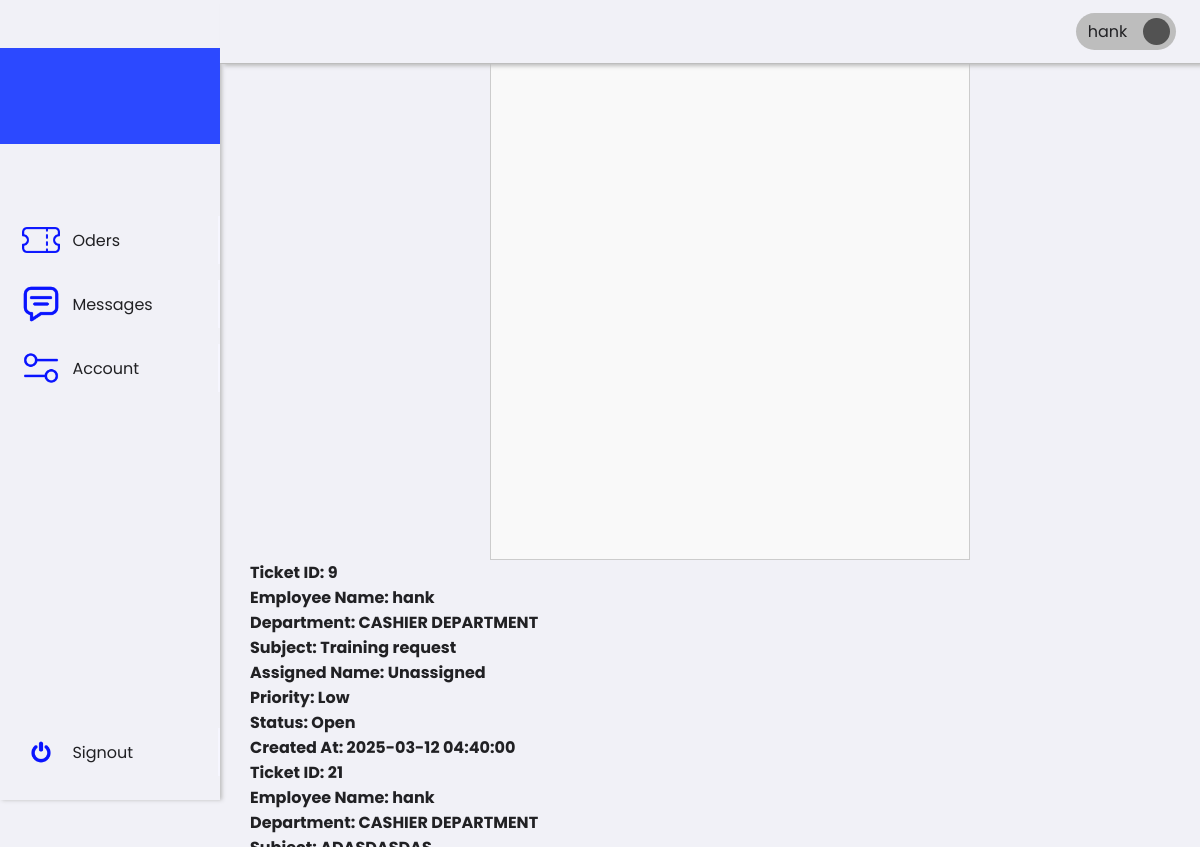
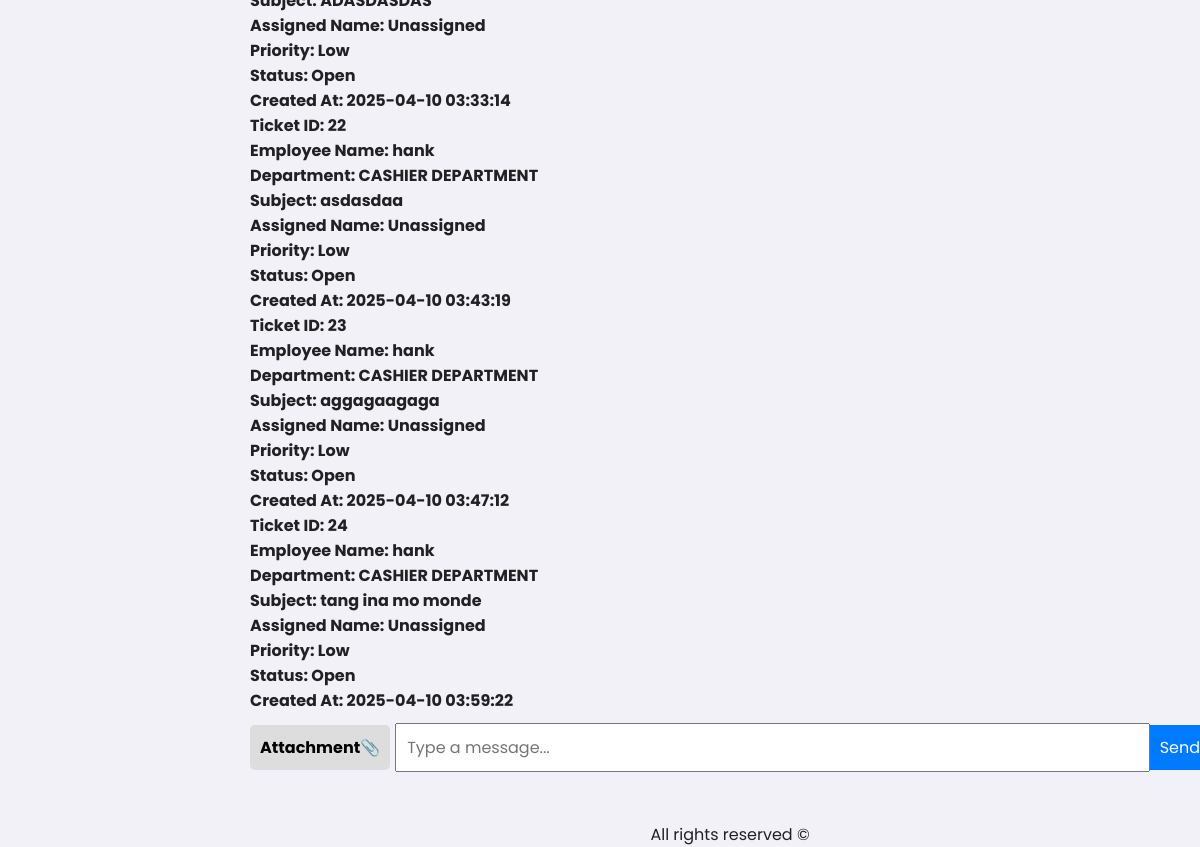
Page /1/hrRep/message.php (signed in) on the earlier database version (2 pictures, top to bottom).
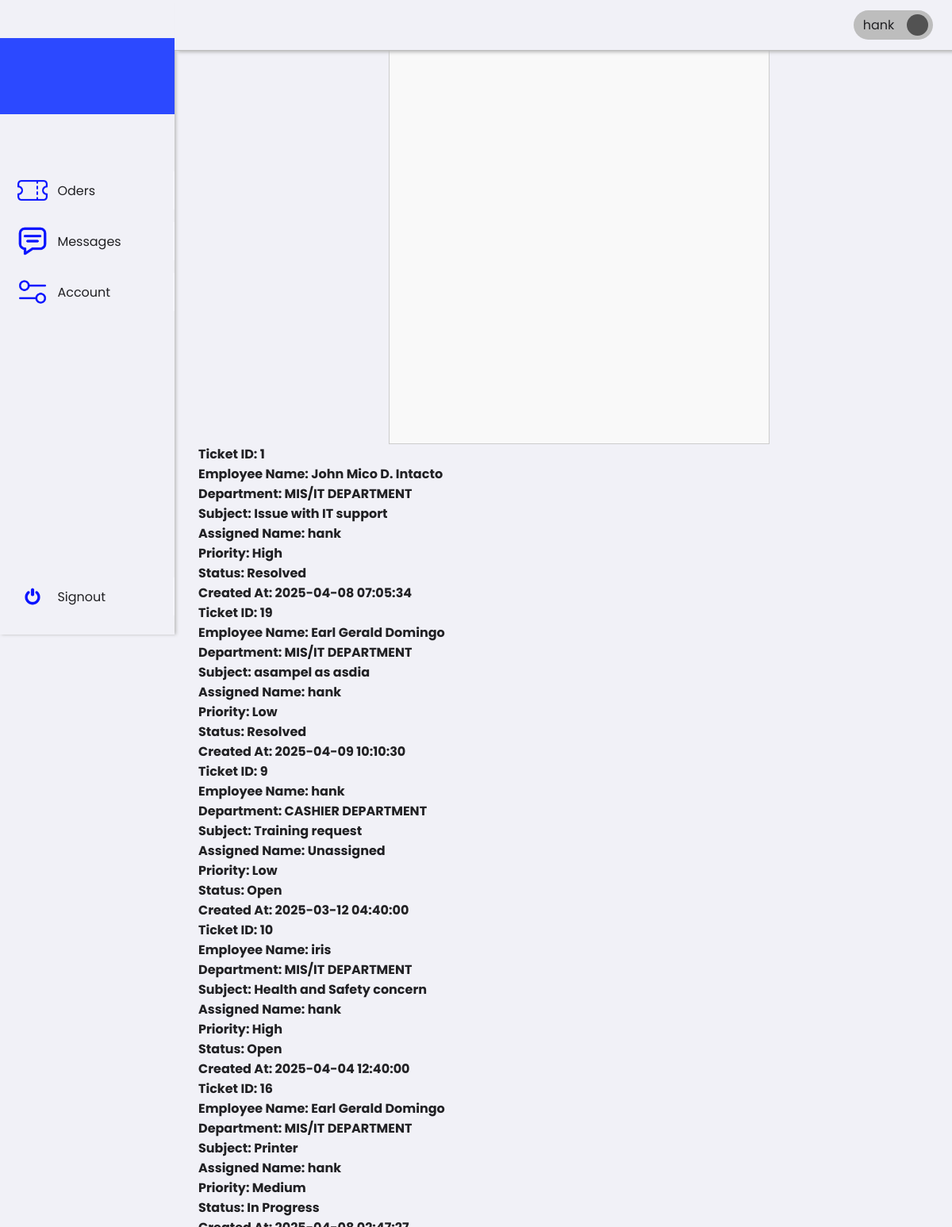
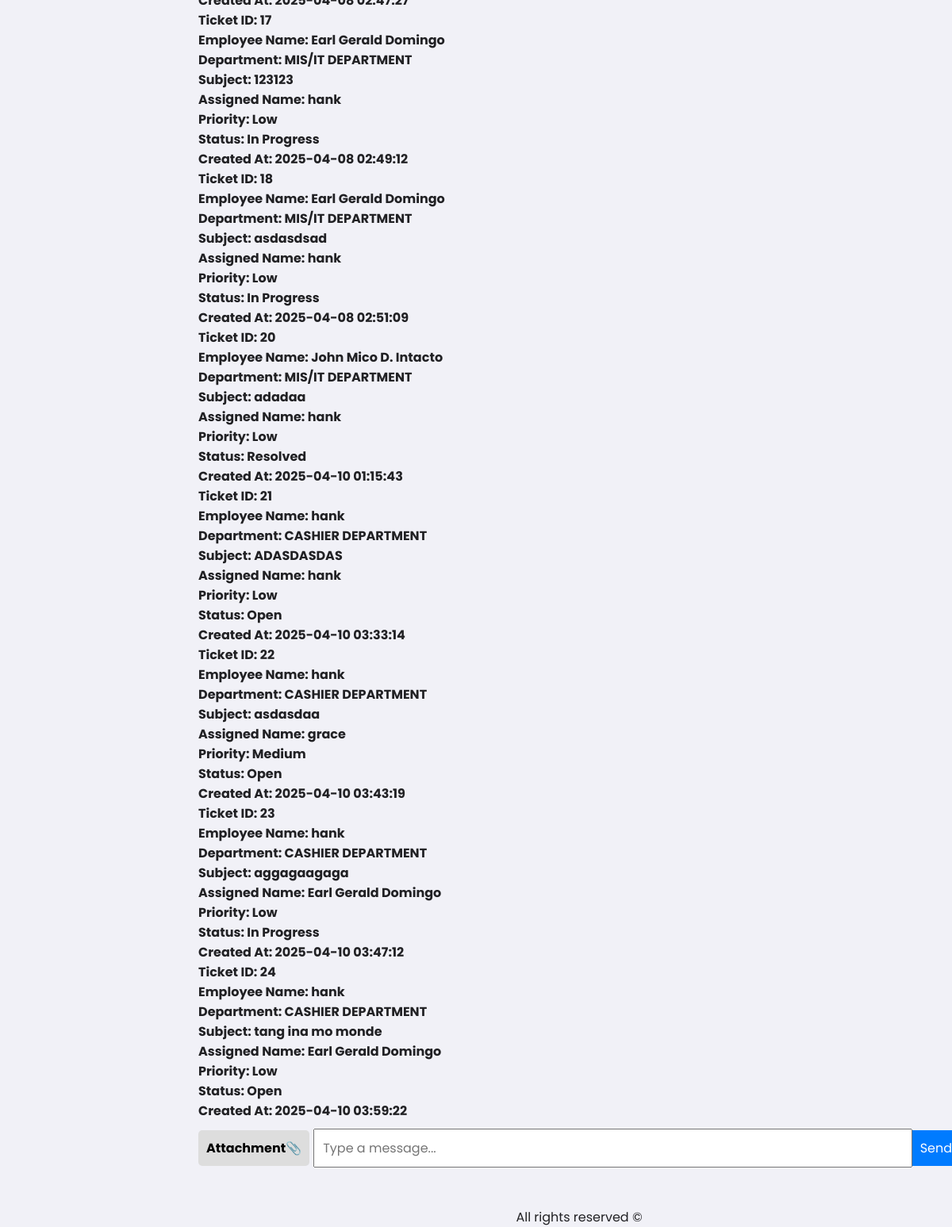
Same page on the later database version (2 pictures, top to bottom).
### tables this page shows
CREATE TABLE `tickets` (
  `id` int(11) NOT NULL,
  `employee_id` int(11) NOT NULL,
  `subject` varchar(255) NOT NULL,
  `description` text NOT NULL,
  `status` enum('Open','In Progress','Resolved','Closed') DEFAULT 'Open',
  `priority` enum('Low','Medium','High') DEFAULT 'Low',
  `category_id` int(11) NOT NULL,
  `assigned_to` int(11) DEFAULT NULL,
  `created_at` timestamp NOT NULL DEFAULT current_timestamp(),
  `start_at` timestamp NULL DEFAULT NULL,
  `updated_at` timestamp NULL DEFAULT NULL
);

CREATE TABLE `users` (
  `id` int(11) NOT NULL,
  `name` varchar(255) NOT NULL,
  `email` varchar(255) NOT NULL,
  `password` varchar(255) NOT NULL,
  `role` enum('Employee','HR','Admin','Disable') NOT NULL,
  `department` varchar(255) DEFAULT NULL,
  `status` enum('Active','Inactive') NOT NULL,
  `created_at` timestamp NOT NULL DEFAULT current_timestamp()
);

### 1/hrRep/message.php (the view, shortened to what this page needs)
<!DOCTYPE html>
<html lang="en">
<head>
    <link rel="stylesheet" href="../../assets/css/framework.css">
    <link rel="stylesheet" href="../../assets/css/message.css">
</head>
<body>
    <div class="container">
        <div class="sideNav">
            <div class="sideNavLogo img-cover"></div>
            <div class="navBtn">
                <div class="navBtnIcon img-contain"
                    style="background-image: url(../../assets/images/icons/ticket.png);"></div>
                <a href="order.php">Oders</a>
            </div>
            <div class="navBtn">
                <div class="navBtnIcon img-contain" style="background-image: url(../../assets/images/icons/chat.png);">
                </div>
                <a href="message.php">Messages</a>
            </div>
            <div class="navBtn">
                <div class="navBtnIcon img-contain"
                    style="background-image: url(../../assets/images/icons/settings.png);"></div>
                <a href="account.php">Account</a>
            </div>
            <div class="navBtn">
                <div class="navBtnIcon img-contain"
                    style="background-image: url(../../assets/images/icons/switch.png);"></div>
                <a href="../../0/includes/signout.php">Signout</a>
            </div>
        </div>
    </div>
    <div class="content">
        <div class="topNav">
            <div class="account">
                <div class="accountName">John Doe</div>
                <div class="accountIcon img-contain"></div>
            </div>
        </div>
        <div class="main-convo">
            <div class="container-convo">
                <div class="chat-container" id="chatbox">
                </div>
                <div class="cards-container">
                    <?php
                    require_once '../../0/includes/db.php';
                    $employee_id = $_SESSION['user_id'];
                    try {
                        $stmt = $pdo->prepare("
                        SELECT
    t.id,
    t.subject,
    u2.department, -- Fetch the department from the user who created the ticket
    t.description,
    t.priority,
    t.status,
    t.created_at,
    COALESCE(u1.name, 'Unassigned') AS assigned_name, -- Assigned to
    u2.name AS employee_name -- Employee who created the ticket
FROM tickets t
LEFT JOIN users u1 ON t.assigned_to = u1.id -- Join to get the assigned user's name
LEFT JOIN users u2 ON t.employee_id = u2.id -- Join to get the employee's name and department
WHERE t.assigned_to = :employee_id OR t.employee_id = :employee_id
ORDER BY t.updated_at DESC; -- Sort by newest update
                            ");
                        $stmt->bindParam(':employee_id', $employee_id, PDO::PARAM_INT);
                        $stmt->execute();
                        $tickets = $stmt->fetchAll(PDO::FETCH_ASSOC);
                        if ($tickets) {
                            foreach ($tickets as $index => $ticket) {
                                echo '<div class="card card-' . (($index % 4) + 1) . '"
                                      onclick="loadMessages(' . htmlspecialchars($ticket['id']) . ', \'' . htmlspecialchars($ticket['assigned_name']) . '\')">';
                                echo '<h1>Ticket ID: ' . htmlspecialchars($ticket['id']) . '</h1>';
                                echo '<h1>Employee Name: ' . htmlspecialchars($ticket['employee_name']) . '</h1>';
                                echo '<h1>Department: ' . htmlspecialchars($ticket['department']) . '</h1>';
                                echo '<h1>Subject: ' . htmlspecialchars($ticket['subject']) . '</h1>';
                                echo '<h1>Assigned Name: ' . htmlspecialchars($ticket['assigned_name']) . '</h1>';
                                echo '<h1>Priority: ' . htmlspecialchars($ticket['priority']) . '</h1>';
                                echo '<h1>Status: ' . htmlspecialchars($ticket['status']) . '</h1>';
                                echo '<h1>Created At: ' . htmlspecialchars($ticket['created_at']) . '</h1>';
                                echo '</div>';
                            }
                        } else {
                            echo '<p>No tickets assigned to you.</p>';
                        }
                    } catch (PDOException $e) {
                        echo 'Error fetching tickets: ' . $e->getMessage();
                    }
                    ?>
                </div>
                <div class="input-area">
                    <div class="attach" id="attach">Attachment📎</div>
                    <input type="text" id="message" placeholder="Type a message...">
                    <button id="sendmesageBtn">Send</button>
                </div>
                <br><br>
                <div class="footer" style="text-align: center;">
                    <p>All rights reserved ©</p>
                </div>
            </div>
        </div>
    </div>
</body>
</html>

Differences in the rows shown:
now on this page (row edited): tickets: id "1", employee.name "John Mico D. Intacto", employee.department "MIS/IT DEPARTMENT", subject "Issue with IT support", assigned_name "hank", priority "High", status "Resolved", created_at "2025-04-08 07:05:34"
now on this page (row edited): tickets: id "19", employee.name "Earl Gerald Domingo", employee.department "MIS/IT DEPARTMENT", subject "asampel as asdia", assigned_name "hank", priority "Low", status "Resolved", created_at "2025-04-09 10:10:30"
now on this page (row edited): tickets: id "10", employee.name "iris", employee.department "MIS/IT DEPARTMENT", subject "Health and Safety concern", assigned_name "hank", priority "High", status "Open", created_at "2025-04-04 12:40:00"
now on this page (row edited): tickets: id "16", employee.name "Earl Gerald Domingo", employee.department "MIS/IT DEPARTMENT", subject "Printer", assigned_name "hank", priority "Medium", status "In Progress", created_at "2025-04-08 02:47:27"
now on this page (row edited): tickets: id "17", employee.name "Earl Gerald Domingo", employee.department "MIS/IT DEPARTMENT", subject "123123", assigned_name "hank", priority "Low", status "In Progress", created_at "2025-04-08 02:49:12"
now on this page (row edited): tickets: id "18", employee.name "Earl Gerald Domingo", employee.department "MIS/IT DEPARTMENT", subject "asdasdsad", assigned_name "hank", priority "Low", status "In Progress", created_at "2025-04-08 02:51:09"
now on this page (row edited): tickets: id "20", employee.name "John Mico D. Intacto", employee.department "MIS/IT DEPARTMENT", subject "adadaa", assigned_name "hank", priority "Low", status "Resolved", created_at "2025-04-10 01:15:43"
changed tickets "ADASDASDAS": assigned_name "Unassigned" → "hank"
changed tickets "asdasdaa": assigned_name "Unassigned" → "grace"; priority "Low" → "Medium"
changed tickets "aggagaagaga": assigned_name "Unassigned" → "Earl Gerald Domingo"; status "Open" → "In Progress"
changed tickets "tang ina mo monde": assigned_name "Unassigned" → "Earl Gerald Domingo"
